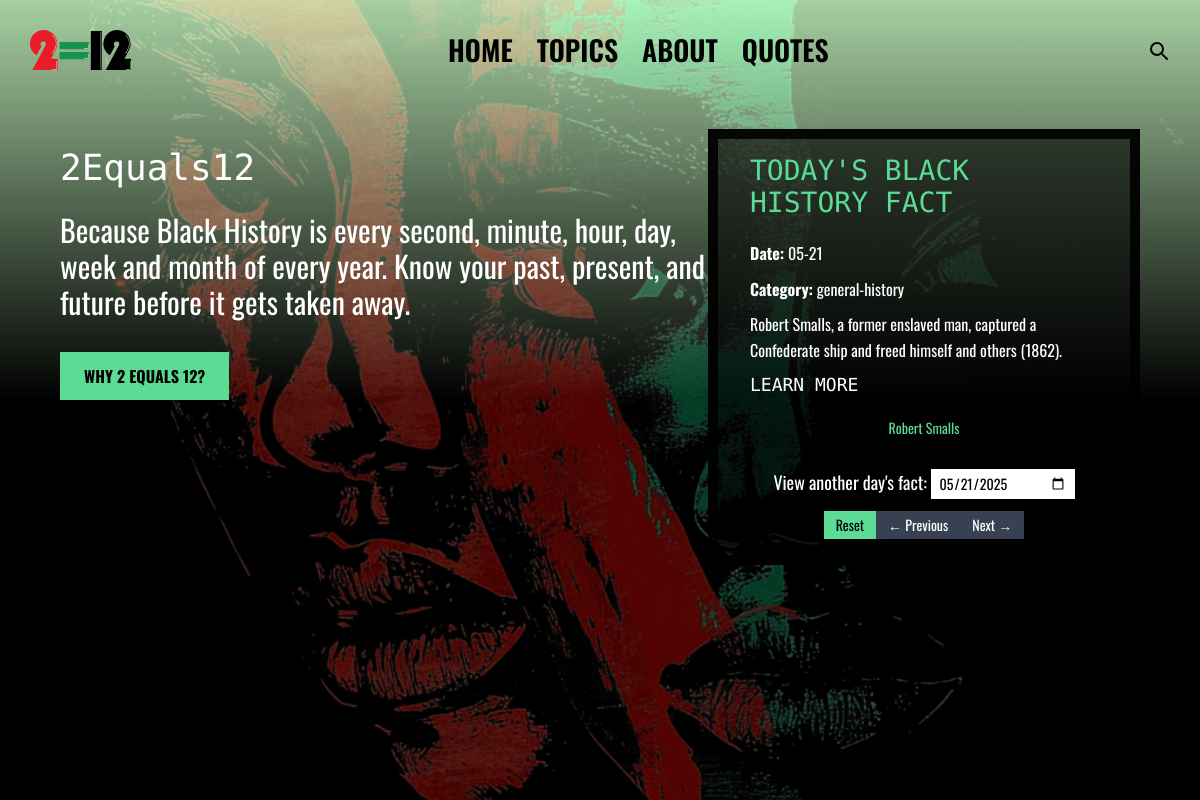
Page /?day=2025-05-21 on the committed database.
### tables this page shows
CREATE TABLE facts (
    date TEXT PRIMARY KEY,
    fact TEXT,
    category TEXT,
    tags TEXT
);

### app.py (the view)
@app.route("/")
def index():
    selected_day = request.args.get("day")
    today = datetime.today().date()
    try:
        selected_date = datetime.strptime(selected_day, "%Y-%m-%d").date() if selected_day else today
    except ValueError:
        selected_date = today
    mm_dd = selected_date.strftime("%m-%d")
    current_date = selected_date.strftime("%Y-%m-%d")
    prev_date = (selected_date - timedelta(days=1)).strftime("%Y-%m-%d")
    next_date = (selected_date + timedelta(days=1)).strftime("%Y-%m-%d")
    fact = get_fact_by_date(mm_dd)
    return render_template(
        "index.html",
        fact=fact,
        tags=get_tags_from_fact(fact.get('tags', '')),
        current_date=current_date,
        prev_date=prev_date,
        next_date=next_date
    )

### app.py (called while the page is built)
@app.context_processor
def inject_all_tags():
    categories_tags = get_all_categories_and_tags()
    all_tags = []
    for tags in categories_tags.values():
        all_tags.extend(tags)
    return dict(all_tags=sorted(set(all_tags)))

### utils.py (called while the page is built, shortened)
def get_fact_by_date(mm_dd, rotate_index=None):
    conn = sqlite3.connect("facts.db")
    conn.row_factory = sqlite3.Row
    cur = conn.cursor()
    cur.execute("SELECT * FROM facts WHERE date = ?", (mm_dd,))
    rows = cur.fetchall()
    conn.close()
    if rotate_index is not None:
        return dict(rows[rotate_index % len(rows)])
    return dict(random.choice(rows))

def get_tags_from_fact(tags_string):
    if not tags_string:
        return []
    tags = [tag.strip() for tag in tags_string.split(",") if tag.strip()]
    banned_words = {"The", "A", "An", "Of", "On", "In", "At", "And", "For", "To", "From"}
    cleaned_tags = [tag for tag in tags if tag not in banned_words and len(tag) > 2]
    return cleaned_tags

def get_all_categories_and_tags():
    conn = sqlite3.connect("facts.db")
    conn.row_factory = sqlite3.Row
    cur = conn.cursor()
    cur.execute("SELECT category, tags FROM facts")
    rows = cur.fetchall()
    conn.close()
    categories = {}
    for row in rows:
        category = row["category"].strip() if row["category"] else "Other"
        tags = [tag.strip() for tag in row["tags"].split(",")] if row["tags"] else []
        if category not in categories:
            categories[category] = set()
        categories[category].update(tags)
    for cat in categories:
        categories[cat] = sorted(categories[cat])
    return dict(sorted(categories.items()))

### templates/index.html (shortened to what this page needs)
{% extends "layout.html" %}
{% block content %}
<div id="hero" class="home relative min-h-screen flex items-center justify-between px-12 py-10 bg-center bg-cover">
  <div class="absolute inset-0 z-0 hero-overlay"></div>
  <div class="md:w-3/5 py-4 z-10">
    <h1 class="text-4xl mb-6 font-monoton">2Equals12</h1>
    <p class="text-3xl mb-8">
      Because Black History is every second, minute, hour, day, week and month of every year.
      Know your past, present, and future before it gets taken away.
    </p>
    <a href="/about" class="inline-block bg-custom-green bg-custom-green-hover text-black font-bold px-6 py-3 transition">
      WHY 2 EQUALS 12?
    </a>
  </div>
  <div class="md:w-2/5 py-4 z-10 fact-box p-8">
    <h2 class="text-2xl text-custom-green mb-6 uppercase">
      Today's Black History Fact
    </h2>
    <p class="text-lg mb-2"><strong>Date:</strong> {{ fact.date }}</p>
    <p class="text-lg mb-4"><strong>Category:</strong> {{ fact.category }}</p>
    <p class="text-base leading-relaxed mb-6">{{ fact.fact }}</p>
    <h4 class="text-lg font-monoton uppercase mb-4">Learn More</h4>
    <ul class="flex flex-wrap justify-center gap-3 mb-6">
      {% for tag in tags %}
        <li><a href="/explore/{{ tag }}" class="text-custom-green hover:underline text-sm">{{ tag }}</a></li>
      {% endfor %}
    </ul>
    <form method="GET" action="/" class="text-center gap-3 mt-4">
      <label for="select-date" class="text-lg">View another day's fact:</label>
      <input
        type="date"
        id="select-date"
        name="day"
        value="{{ current_date }}"
        onchange="this.form.submit()"
        class="text-black text-sm px-2 py-1 w-36"
      >
      <div class="flex justify-center flex-wrap mt-3">
        <a href="/" class="bg-custom-green bg-custom-green-hover text-black px-3 py-1 text-sm">Reset</a>
        <a href="/?day={{ prev_date }}" class="bg-gray-700 text-white px-3 py-1 text-sm">← Previous</a>
        <a href="/?day={{ next_date }}" class="bg-gray-700 text-white px-3 py-1 text-sm">Next →</a>
      </div>
    </form>
  </div>
</div>
{% endblock %}

### static/css/styles.css (style rules this page uses)
* { box-sizing: border-box; margin: 0; padding: 0; }
html, body { width: 100%; max-width: 100%; overflow-x: hidden; }
body { background: #000; color: #fff; font-family: 'Oswald', sans-serif; margin-top: 0px; min-height: calc(100vh - 120px); }
h1, h2, h3, h4, h5, h6 { font-family: 'Monoton', sans-serif; }
#hero { align-items: baseline; background: center/cover no-repeat; display: flex; justify-content: center; min-height: 100vh; padding: 100px 60px 60px; position: relative; width: 100%; }
.hero-overlay { background-image: linear-gradient(180deg, #cbe6d7 100px, #000000A8 100px); background-attachment: fixed; }
.home .hero-overlay { background-image: linear-gradient(0deg, #000000A8 50%, #CDFFC7CF 100%); background-attachment: unset; }
.fact-box { background-color: #00000099; border: 10px solid #000000E6; padding: 40px 30px; transition: background 0.3s, border 0.3s, border-radius 0.3s, box-shadow 0.3s; z-index: 10; }
.fact-box h2 { color: #5BDB94; font-size: 28px; margin-bottom: 20px; text-transform: uppercase; }
.fact-box p { font-size: 16px; margin: 8px 0; }
.fact-box ul { list-style: none; margin-top: 10px; padding: 0; text-align: center; }
.fact-box ul li { margin-bottom: 5px; }
.fact-box ul li a { color: #5BDB94; text-decoration: none; }
.text-custom-green { color: #5BDB94; }
.bg-custom-green { background-color: #5BDB94; }
@media (min-width: 768px) { h1:not(.home) { padding-top:2rem; } }

### rows in the picture
facts: date "05-21", category "general-history", fact "Robert Smalls, a former enslaved man, captured a Confederate ship and freed himself and others (1862).", tags "Robert Smalls"
